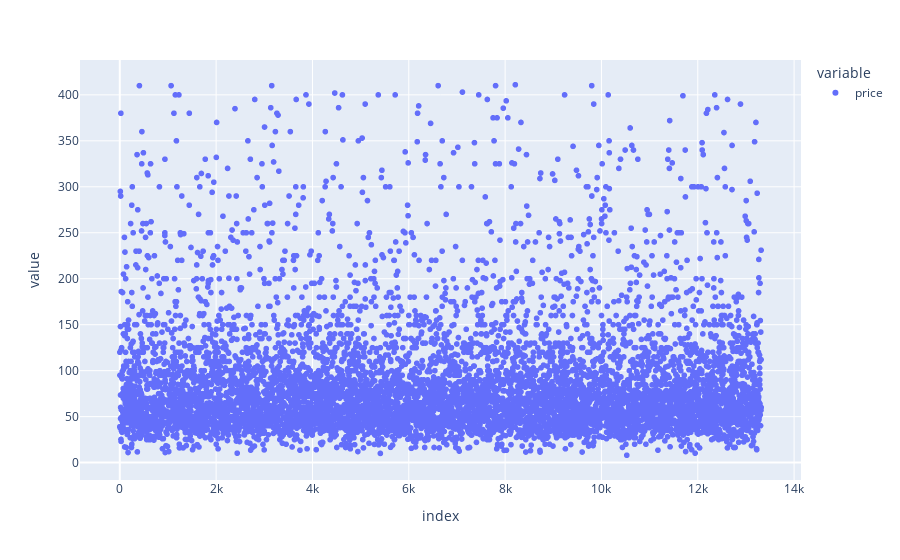

The notebook cell saved with this chart:
### Code cell
px.scatter(price_df.loc[(price_df.price > lower_limit) & (price_df.price < upper_limit),['price']])

### Figure 1 — Plotly figure (JSON) as saved in the notebook; plotly's stock layout.template omitted (floating-point values rounded to 4 significant figures; data arrays with more than 128 entries replaced by an {"elided": "..."} marker saying what was removed)
{"data": [{"hovertemplate": "variable=price<br>index=%{x}<br>value=%{y}<extra></extra>", "legendgroup": "price", "marker": {"color": "#636efa", "symbol": "circle"}, "mode": "markers", "name": "price", "showlegend": true, "type": "scattergl", "x": {"elided": "7369 int values"}, "xaxis": "x", "y": {"elided": "7369 float values"}, "yaxis": "y"}], "layout": {"autosize": true, "legend": {"title": {"text": "variable"}, "tracegroupgap": 0}, "margin": {"t": 60}, "xaxis": {"anchor": "y", "autorange": true, "domain": [0, 1], "range": [-824.4, 14140.0], "title": {"text": "index"}, "type": "linear"}, "yaxis": {"anchor": "x", "autorange": true, "domain": [0, 1], "range": [-23.2, 442.2], "title": {"text": "value"}, "type": "linear"}}}
